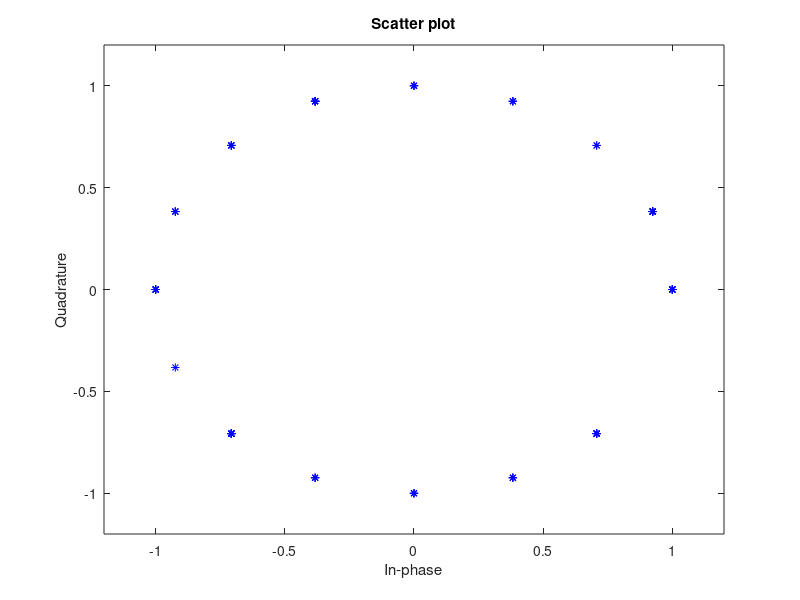

Source code (MATLAB): (Note: this script raises an error after producing the figure.)
clear;
%{**************************** 1 *****************************%}

%{
******************** 
******** a *********
********************
%}
% mögliche Symbole
M = 16;

% 16 Symbole sind mit 4 Bits darstellbar
bitsPerSymbol = log2(M);
bitsPerSec = 10^6;

Rs = bitsPerSec / bitsPerSymbol; % Bd
fprintf("Rs = %i \n",Rs);

%{
******************** 
******** b *********
********************
%}

% Sendeleistung
S = 5;
% Phasen im Einheitskreis
% grad
% gamma = 360 / M;
% radiant
gamma = (2*pi) / M;
alpha = (pi - gamma) / 2;
a_psk = 2 * S * sin(gamma/2);
fprintf("a_psk = %f \n", a_psk);
data = randi([0 M-1], 1000, 1);
symgray = pskmod(data, M, 0,'gray');
scatterplot(symgray, M, 0, 'b*');
axis([-1.2 1.2 -1.2 1.2]);

syms a;
s1 = (a/2)^2 + (a/2)^2;
s2 = (a/2)^2 + (3*a/2)^2;
s3 = (3*a/2)^2 + (3*a/2)^2;
eqn = (4*s1 + 8*s2 + 4*s3) / M == S;
fprintf("Formel = "); disp(eqn);
a_qam = vpasolve(eqn, a, [0, Inf]); % a_qam = sqrt((2*S)/5)
fprintf("a_qam = %f", a_qam);
x = randi([0 M-1],1000,1);
qammod(x, M,'gray','UnitAveragePower', true,'PlotConstellation', true);

%{
******************** 
******** c *********
********************
%}

% Die QAM hat eine geringere Bitfehlerwahrscheinlichkeit, weil der Abstand
% zwischen 2 Symbolen größer ist als bei der PSK.

%{**************************** 2 *****************************%}
figure;
hold on;

S = 1;
mu = 0;
symbols = 10000;
maxRadiant = [pi/2 pi/4 pi/4 pi/8];
dbSNR = -5:20;

SNR = 10.^(dbSNR./10);
N = S./SNR;
sigma = sqrt(N);
errors = zeros(1, length(sigma));

% for j = 1:length(sigma)
%     % ich schicke immer 1
%     betragN = 1 + normrnd(mu, sigma(j), symbols, 1);
%     err = sum(betragN(:) < 0);
%     errors(1,j) = errors(1,j) + err;
% end
%
% SER = errors./symbols;
%semilogy(dbSNR, SER);

for i=1:4
    errors(:) = 0;
    
    for j = 1:length(SNR)
%         N_Re = normrnd(mu, sigma(j), symbols, 1);
%         N_Im = 1i * normrnd(mu, sigma(j), symbols, 1);
        N = normrnd(mu, sigma(j), symbols, 2);
        N_Re = 1+ N(:,1);
        N_Im = 1i * N(:,2);
        
        a = N_Re(:) + N_Im(:);
        rads = angle(a);
        
        err = sum(rads(:) > maxRadiant(i)) + sum(rads(:) <= -maxRadiant(i));
        errors(1, j) = errors(1, j) + err;
    end
    
    SER = errors./symbols;
    semilogy(dbSNR, SER);
end

legend('BPSK', 'QPSK, λ = π/4','QPSK, λ = 0','8-PSK');
xlabel('SNR');
ylabel('SER');
hold off;
% alte Lösung
%     betragN = 1 + normrnd(mu, sigma(j), symbols, 1);
%     winkelN = abs(wrapToPi(rand(size(betragN)) * 2 * pi));
%
%     err = sum(winkelN(:) > maxRadiant(i));
%     errors(j) = errors(j) + err;